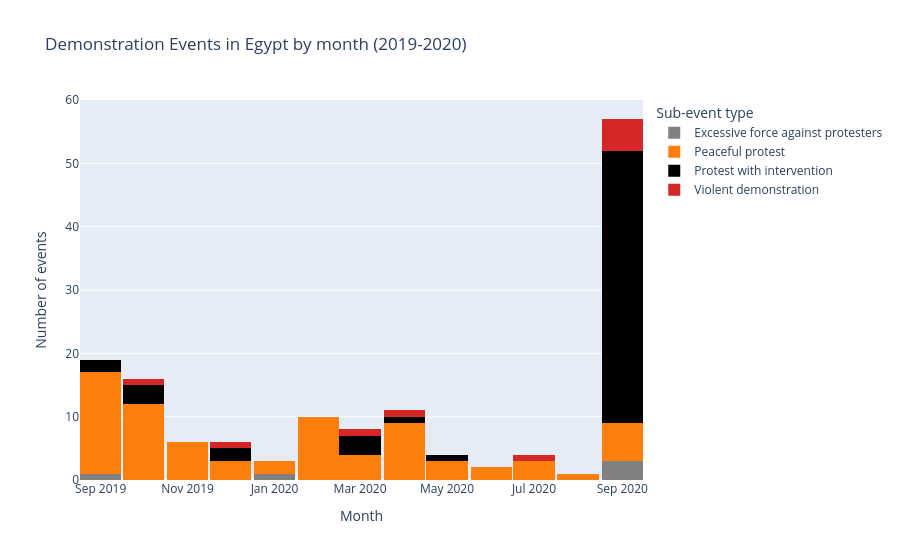

The notebook cell saved with this chart:
### Code cell
# Cell 26: ACLED_alsisi chart (reuses helper functions from Cell 25)
df_alsisi_clean = load_clean_acled("ACLED_alsisi.csv")
plot_top4_subtypes_by_month(df_alsisi_clean, "Demonstration Events in Egypt by month (2019-2020)")

### Figure 1 — Plotly figure (JSON) as saved in the notebook; plotly's stock layout.template omitted (floating-point values rounded to 4 significant figures)
{"data": [{"hovertemplate": "Month: %{x}<br>Subtype: %{fullData.name}<br>Count: %{y}<extra></extra>", "legendgroup": "Excessive force against protesters", "marker": {"color": "#808080", "line": {"width": 0}, "pattern": {"shape": ""}}, "name": "Excessive force against protesters", "orientation": "v", "showlegend": true, "textposition": "auto", "type": "bar", "x": ["2019-09", "2020-01", "2020-09"], "xaxis": "x", "y": [1, 1, 3], "yaxis": "y"}, {"hovertemplate": "Month: %{x}<br>Subtype: %{fullData.name}<br>Count: %{y}<extra></extra>", "legendgroup": "Peaceful protest", "marker": {"color": "#ff7f0e", "line": {"width": 0}, "pattern": {"shape": ""}}, "name": "Peaceful protest", "orientation": "v", "showlegend": true, "textposition": "auto", "type": "bar", "x": ["2019-09", "2019-10", "2019-11", "2019-12", "2020-01", "2020-02", "2020-03", "2020-04", "2020-05", "2020-06", "2020-07", "2020-08", "2020-09"], "xaxis": "x", "y": [16, 12, 6, 3, 2, 10, 4, 9, 3, 2, 3, 1, 6], "yaxis": "y"}, {"hovertemplate": "Month: %{x}<br>Subtype: %{fullData.name}<br>Count: %{y}<extra></extra>", "legendgroup": "Protest with intervention", "marker": {"color": "#000000", "line": {"width": 0}, "pattern": {"shape": ""}}, "name": "Protest with intervention", "orientation": "v", "showlegend": true, "textposition": "auto", "type": "bar", "x": ["2019-09", "2019-10", "2019-12", "2020-03", "2020-04", "2020-05", "2020-09"], "xaxis": "x", "y": [2, 3, 2, 3, 1, 1, 43], "yaxis": "y"}, {"hovertemplate": "Month: %{x}<br>Subtype: %{fullData.name}<br>Count: %{y}<extra></extra>", "legendgroup": "Violent demonstration", "marker": {"color": "#d62728", "line": {"width": 0}, "pattern": {"shape": ""}}, "name": "Violent demonstration", "orientation": "v", "showlegend": true, "textposition": "auto", "type": "bar", "x": ["2019-10", "2019-12", "2020-03", "2020-04", "2020-07", "2020-09"], "xaxis": "x", "y": [1, 1, 1, 1, 1, 5], "yaxis": "y"}], "layout": {"bargap": 0, "bargroupgap": 0, "barmode": "stack", "legend": {"title": {"text": "Sub-event type"}, "tracegroupgap": 0}, "title": {"text": "Demonstration Events in Egypt by month (2019-2020)"}, "xaxis": {"anchor": "y", "domain": [0, 1], "title": {"text": "Month"}}, "yaxis": {"anchor": "x", "domain": [0, 1], "title": {"text": "Number of events"}}}}
